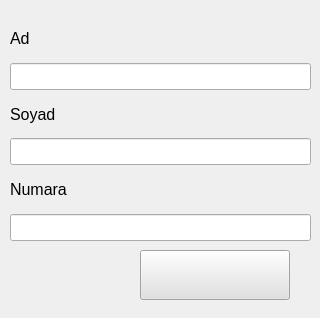
<?xml version="1.0" encoding="UTF-8"?>
<ui version="4.0">
 <class>Form</class>
 <widget class="QWidget" name="Form">
  <property name="geometry">
   <rect>
    <x>0</x>
    <y>0</y>
    <width>320</width>
    <height>318</height>
   </rect>
  </property>
  <property name="minimumSize">
   <size>
    <width>320</width>
    <height>318</height>
   </size>
  </property>
  <property name="maximumSize">
   <size>
    <width>320</width>
    <height>318</height>
   </size>
  </property>
  <property name="windowTitle">
   <string>ÖĞRENCİ BUL</string>
  </property>
  <property name="windowIcon">
   <iconset resource="../onizlenim/resim.qrc">
    <normaloff>:/newPrefix/resim/0.png</normaloff>:/newPrefix/resim/0.png</iconset>
  </property>
  <widget class="QWidget" name="gridLayoutWidget">
   <property name="geometry">
    <rect>
     <x>10</x>
     <y>20</y>
     <width>301</width>
     <height>221</height>
    </rect>
   </property>
   <layout class="QGridLayout" name="gridLayout">
    <item row="6" column="0">
     <widget class="QLineEdit" name="lineEdit_3">
      <property name="font">
       <font>
        <pointsize>12</pointsize>
       </font>
      </property>
     </widget>
    </item>
    <item row="2" column="0">
     <widget class="QLineEdit" name="lineEdit">
      <property name="font">
       <font>
        <pointsize>12</pointsize>
       </font>
      </property>
     </widget>
    </item>
    <item row="4" column="0">
     <widget class="QLineEdit" name="lineEdit_2">
      <property name="font">
       <font>
        <pointsize>12</pointsize>
       </font>
      </property>
     </widget>
    </item>
    <item row="3" column="0">
     <widget class="QLabel" name="label_2">
      <property name="font">
       <font>
        <pointsize>12</pointsize>
       </font>
      </property>
      <property name="text">
       <string>Soyad</string>
      </property>
     </widget>
    </item>
    <item row="5" column="0">
     <widget class="QLabel" name="label_3">
      <property name="font">
       <font>
        <pointsize>12</pointsize>
       </font>
      </property>
      <property name="text">
       <string>Numara</string>
      </property>
     </widget>
    </item>
    <item row="0" column="0">
     <widget class="QLabel" name="label">
      <property name="font">
       <font>
        <pointsize>12</pointsize>
       </font>
      </property>
      <property name="text">
       <string>Ad</string>
      </property>
     </widget>
    </item>
   </layout>
  </widget>
  <widget class="QPushButton" name="pushButton">
   <property name="geometry">
    <rect>
     <x>140</x>
     <y>250</y>
     <width>150</width>
     <height>50</height>
    </rect>
   </property>
   <property name="styleSheet">
    <string notr="true">background-image: url(:/newPrefix/resim/bul.png);
background-color: rgb(225, 225, 225);</string>
   </property>
   <property name="text">
    <string/>
   </property>
  </widget>
 </widget>
 <resources>
  <include location="../onizlenim/resim.qrc"/>
 </resources>
 <connections/>
</ui>
